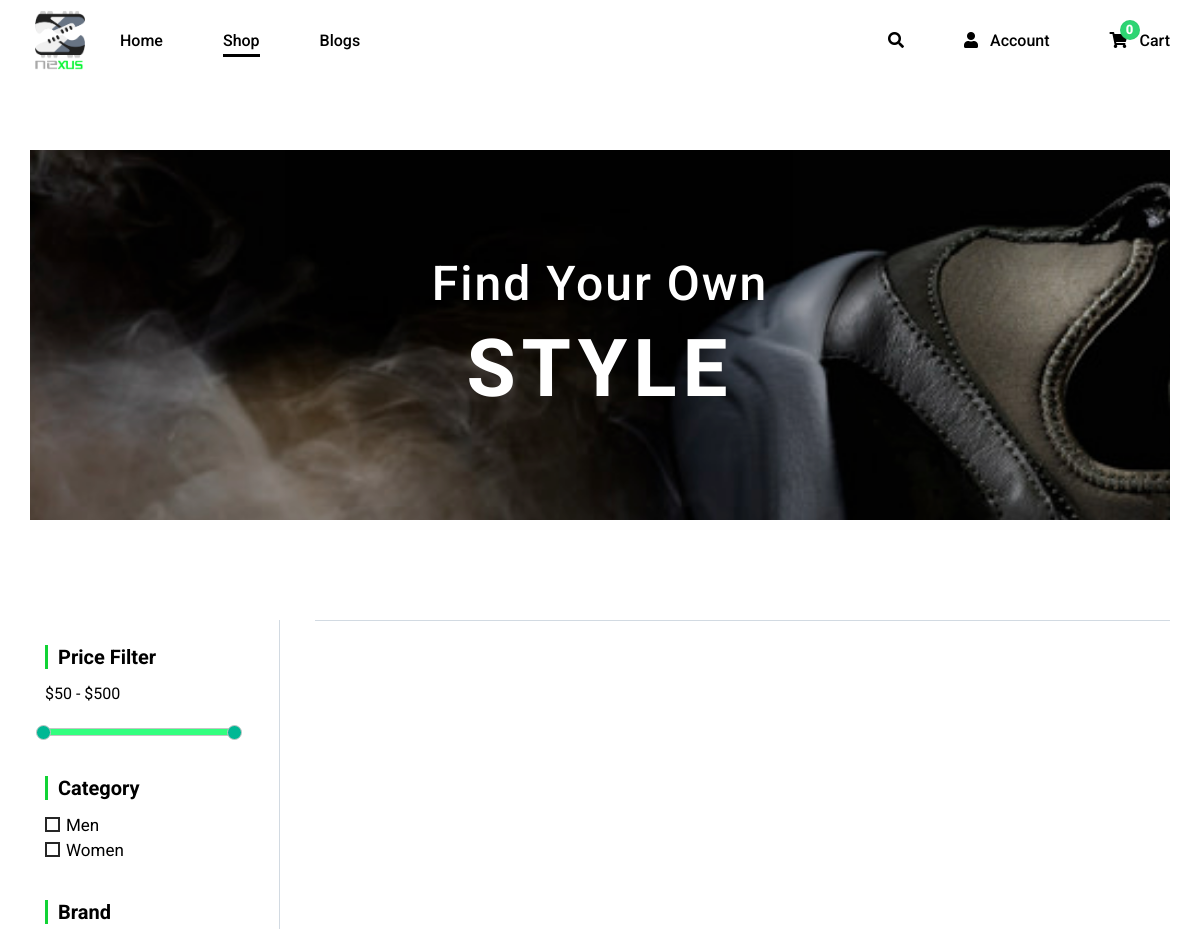
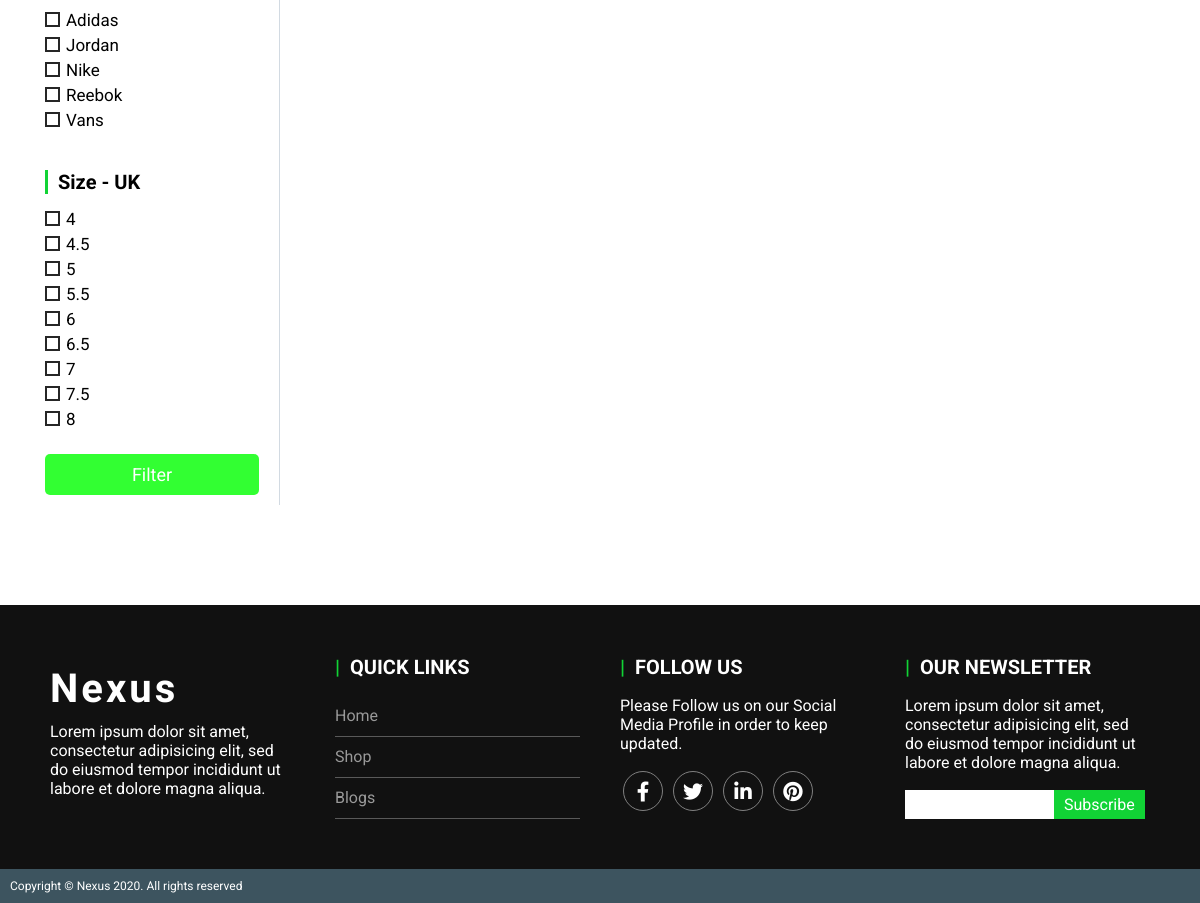
The app's page /Shoes/product/showDefault with its own data (2 pictures, top to bottom).
### tables this page shows
CREATE TABLE `category` (
  `id` int(11) NOT NULL,
  `name` varchar(100) NOT NULL
);

CREATE TABLE `product_brand` (
  `id` int(11) NOT NULL,
  `name` varchar(100) NOT NULL
);

CREATE TABLE `product_size` (
  `id` int(10) NOT NULL,
  `size` float NOT NULL
);

### Shoes/mvc/core/controller.php (called while the page is built, shortened)
<?php
	class Controller {
		function getView($view, $data=[]) {
			require_once "./mvc/views/". $view . ".php";
		}
	}
?>

### Shoes/mvc/controllers/product.php (called while the page is built, shortened)
<?php
	class Product extends Controller {
		public $productBrandModel;
		public $categoryModel;
		public $productSizeModel;
		public function __construct() {
			$this->productBrandModel = $this->getModel("productBrandModel");
			$this->categoryModel = $this->getModel("categoryModel");
			$this->productSizeModel = $this->getModel("productSizeModel");
		}
		function showDefault() {
			$view = $this->getView("master_client", [
			"page" => "products",
			"brands" => $this->productBrandModel->listAllBrands(),
			"categories" => $this->categoryModel->listAllCategories(),
			"sizes" => $this->productSizeModel->listAllSizes()
			]);
		}
	}
?>

### Shoes/mvc/core/app.php (called while the page is built, shortened)
<?php
	class App {
		protected $action = "showDefault";
		function __construct() {
			$arr = $this->urlProcess();
			unset($arr[0]);
			$this->controller = new $this->controller;
			if(isset($arr[1])) {
				if(method_exists($this->controller, $arr[1])) {
					$this->action = $arr[1];
				}
				unset($arr[1]);
			}
			$this->params = $arr ? array_values($arr) : [];
			call_user_func_array([$this->controller, $this->action], $this->params);
		}
		function urlProcess() {
			if(isset($_GET["url"])) {
				return explode("/", filter_var(trim($_GET["url"], "/")));
			}
		}
	}
?>

### Shoes/index.php (called while the page is built, shortened)
<?php
	$myApp = new App();
?>

### Shoes/mvc/core/database.php (called while the page is built, shortened)
<?php
	class Database {
		protected $servername = "localhost";
		protected $username = "root";
		protected $password = "";
		function __construct() {
			$this->con = mysqli_connect($this->servername, $this->username, $this->password);
		}
	}
?>

### Shoes/mvc/models/categoryModel.php (called while the page is built, shortened)
<?php
	class CategoryModel extends Database {
		public function listAllCategories() {
			$query = "SELECT * FROM category";
			$result = mysqli_query($this->con, $query);
			$categoryList = array();
			while($row = mysqli_fetch_array($result)) {
				$categoryList[] = $row;
			}
			return json_encode($categoryList);
		}
	}
?>

### Shoes/mvc/models/productBrandModel.php (called while the page is built)
<?php
	class ProductBrandModel extends Database {
		public function listAllBrands() {
			$query = "SELECT * FROM product_brand";
			$result = mysqli_query($this->con, $query);
			$productBrandList = array();
			while($row = mysqli_fetch_array($result)) {
				$productBrandList[] = $row;
			}
		return json_encode($productBrandList);
		}
	}
?>

### Shoes/mvc/models/productSizeModel.php (called while the page is built)
<?php
	class ProductSizeModel extends Database {
		public function listAllSizes() {
			$query = "SELECT * FROM product_size";
			$result = mysqli_query($this->con, $query);
			$productSizeList = array();
			while($row = mysqli_fetch_array($result)) {
				$productSizeList[] = $row;
			}
		return json_encode($productSizeList);
		}
	}
?>

### Shoes/mvc/views/pages/client/products.php (the view, shortened to what this page needs)
<div class="shop-parallax" style="background-image: url(./public/img/men-parallax.jpg);">
	<div class="text">
		<h3>Find Your Own</h3>
		<h2>STYLE</h2>
	</div>
</div>
<div class="shop">
	<div class="filter-collection">
		<form>
			<div class="filter-price filter-area">
				<h3 class="tittle">Price Filter</h3>
				<div class="slider-box">
					<p id="price-show">$50 - $500</p>
					<div id="price-range" class="slider"></div>
				</div>
			</div>
			<div class="filter-category filter-area">
				<h3 class="tittle">Category</h3>
				<ul>
					<?php
						$categoryList = json_decode($data["categories"], true);
						if(count($categoryList) > 0)
						{
							foreach ($categoryList as $category) {
					?>
								<li>
									<label><input type="radio" name="category" class="common_selector category" value="<?php echo $category["id"]; ?>"><?php echo $category["name"]; ?></label>
								</li>
					<?php
							}
						}
					?>
				</ul>
			</div>
			<div class="filter-brand filter-area">
				<h3 class="tittle">Brand</h3>
				<ul>
					<?php
						$brandList = json_decode($data["brands"], true);
						if(count($brandList) > 0)
						{
							foreach ($brandList as $brand) {
						?>
								<li>
									<label><input type="checkbox" class="common_selector brand" value="<?php echo $brand["id"]; ?>"><?php echo $brand["name"]; ?></label>
								</li>
						<?php
							}
						}
					?>
				</ul>
			</div>
			<div class="filter-size filter-area">
				<h3 class="tittle">Size - UK</h3>
				<ul>
					<?php
						$sizeList = json_decode($data["sizes"], true);
						if(count($sizeList) > 0)
						{
							foreach ($sizeList as $size) {
						?>
								<li>
									<label><input type="checkbox" class="common_selector size" value="<?php echo $size["id"]; ?>"><?php echo $size["size"]; ?></label>
								</li>
						<?php
							}
						}
					?>
				</ul>
			</div>
			<div class="filter-btn">
				<button type="button" id="filterBtn">Filter</button>
			</div>
		</form>
	</div>
	<div class="collection" id="pagination_data">
	</div>
</div>

### Shoes/public/css/main.css (style rules this page uses)
* { margin: 0; padding: 0; box-sizing: border-box; text-decoration: none; outline: none; border: none; font-family: 'Roboto', sans-serif; }
html { color: #000; }
body { min-height: 100vh; display: flex; flex-direction: column; }

### Shoes/public/css/shop.css (style rules this page uses)
.shop-parallax { display: flex; align-items: center; justify-content: center; position: relative; width: 95%; height: 370px; margin: 150px auto 100px; background-size: cover; background-attachment: fixed; }
.shop-parallax::after { content: ''; position: absolute; width: 100%; height: 100%; top: 0; left: 0; background: rgba(0,0,0,.2); }
.shop-parallax .text { text-align: center; z-index: 1; }
.shop-parallax .text h3 { font-size: 48px; font-weight: 500; padding-bottom: 10px; color: #ffffff !important; letter-spacing: 2px; }
.shop-parallax .text h2 { font-family: 'Playball', cursive; font-size: 80px; font-weight: 600; color: #fff !important; letter-spacing: 6px; }
.shop { width: 95%; margin: 0 auto 100px; display: flex; flex-direction: row; justify-content: space-between; }
.filter-collection { width: 25%; max-width: 250px; box-sizing: border-box; padding: 10px 20px 10px 15px; margin-right: 10px; border-right: 1px solid #d2dae2; }
.filter-collection .filter-area { margin-bottom: 25px; padding-top: 15px; }
.filter-collection .filter-price { border-top: none !important; }
.filter-collection .tittle { font-size: 20px; margin-bottom: 15px; border-left: 3px solid #11d335; padding-left: 10px; }
.slider-box { width: 90%; min-width: 150px; }
.slider-box .slider { margin: 25px 0; background-color: #81ecec; }
.ui-slider-horizontal { height: 8px; }
.filter-collection ul li { list-style: none; margin-bottom: 5px; }
.filter-collection input[type="checkbox"], .filter-collection input[type="radio"] { position: relative; width: 15px; height: 15px; margin-right: 6px; -webkit-appearance: none; outline: none; transition: .5s; }
.filter-collection input[type="checkbox"]::before, .filter-collection input[type="radio"]::before { content: ''; position: absolute; top: 1px; left: 0; width: 100%; height: 100%; box-sizing: border-box; border: 2px solid #262626; transition: .5s; }
.filter-collection label { font-size: 17px; }
.filter-collection .filter-btn { width: 100%; }
.filter-collection .filter-btn button { width: 100%; padding: 10px 15px; text-align: center; font-size: 18px; background: #32ff32 !important; color: #fff !important; border-radius: 5px; cursor: pointer; }
.collection { width: 75%; border-top: 1px solid #d2dae2; }

### records on screen
category: name "Men"
category: name "Women"
product_brand: name "Adidas"
product_brand: name "Jordan"
product_brand: name "Nike"
product_brand: name "Reebok"
product_brand: name "Vans"
product_size: size "4"
product_size: size "4.5"
product_size: size "5"
product_size: size "5.5"
product_size: size "6"
product_size: size "6.5"
product_size: size "7"
product_size: size "7.5"
product_size: size "8"

### other values on screen
$numberCart "0"
